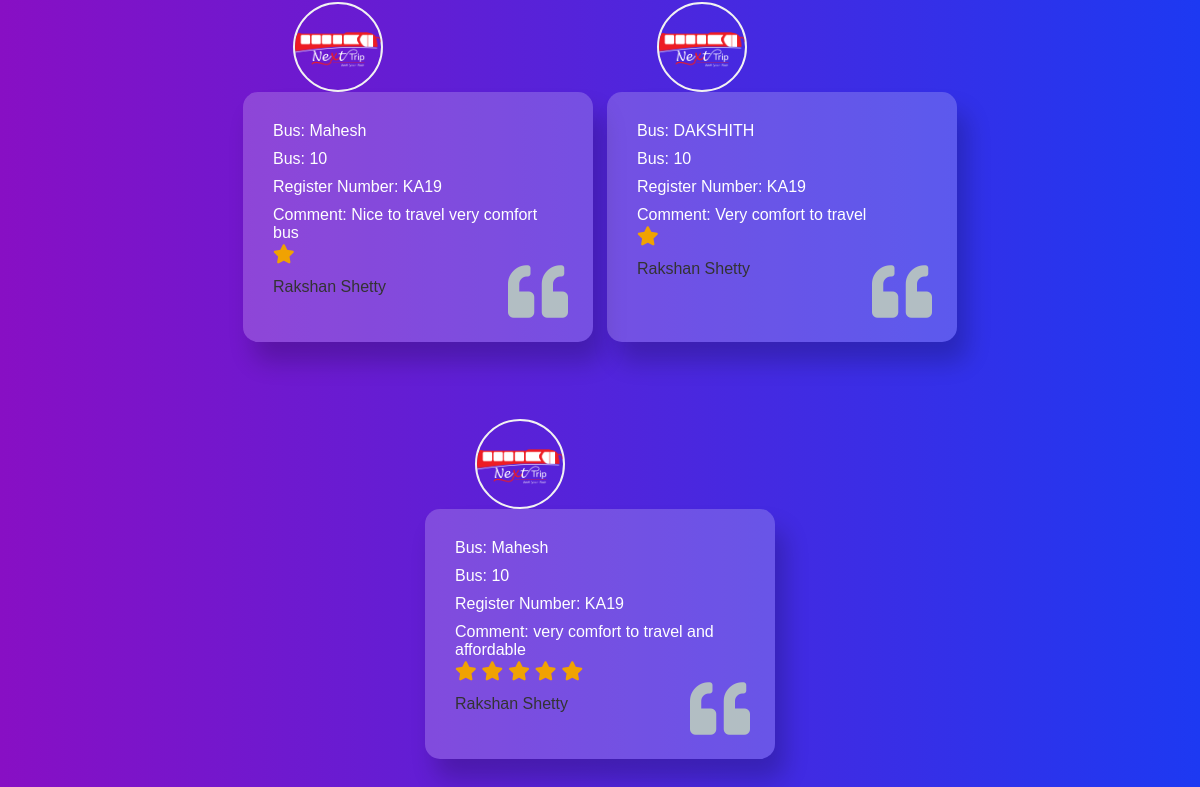
Page /reviews/all/ (lower part) on the earlier database version.
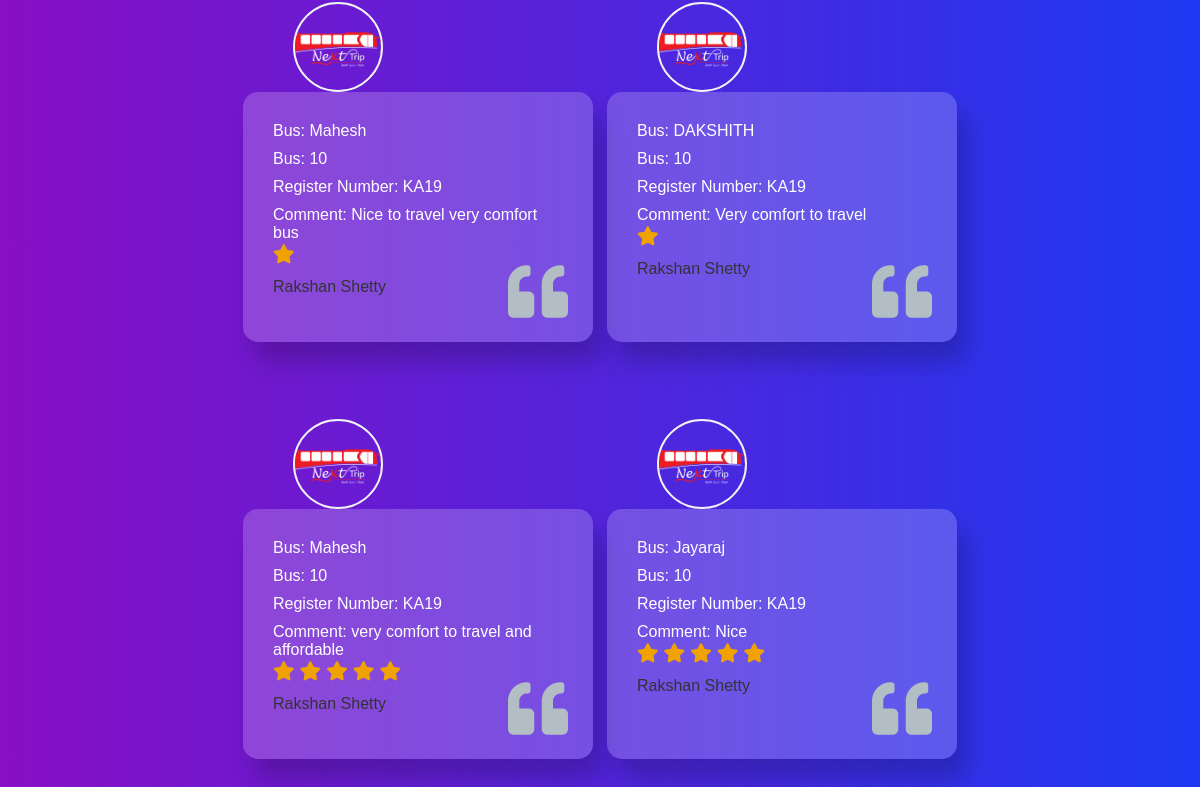
Same page on the later database version.
### reviews/models.py (models this page shows, shortened)
class Review(models.Model):
    bus = models.ForeignKey(Bus, on_delete=models.CASCADE)
    user = models.ForeignKey(User, on_delete=models.CASCADE)
    rating = models.IntegerField()  # Rating out of 5
    comment = models.TextField(blank=True)
    created_at = models.DateTimeField(auto_now_add=True)

### nextbus/models.py (models this page shows)
class Bus(models.Model):
    number = models.CharField(max_length=20)
    name = models.CharField(max_length=100)
    reg_number = models.CharField(max_length=20)
    capacity = models.IntegerField()
    def __str__(self):
        return self.name

### reviews/views.py (the view)
# urls.py: path('all/', views.all_reviews, name='all_reviews'),
def all_reviews(request):
    reviews = Review.objects.all()
    buses = Bus.objects.all()  # Or use a more specific query to get the required bus details
    bus_details = [{'number': bus.number, 'reg_number': bus.reg_number} for bus in buses]
    return render(request, 'reviews/all_reviews.html', {'reviews': reviews, 'bus_details': bus_details})

### reviews/templates/reviews/all_reviews.html (shortened to what this page needs)
 {% load static %}
<!DOCTYPE html>
<html lang="en">
<head>
  <link rel="stylesheet" href="https://cdnjs.cloudflare.com/ajax/libs/font-awesome/4.7.0/css/font-awesome.min.css">
  <link rel="stylesheet" href="https://cdnjs.cloudflare.com/ajax/libs/font-awesome/5.15.4/css/all.min.css">
</head>
<body>
  <div class="wrapper">
    <div class="cards">
      {% for review in reviews %}
      <div class="card">
        <img src="{% static 'loginpage/Next Trip white.png' %}" alt="bus img">
          <p>Bus: {{ review.bus }}</p>
          <p>Bus: {{ bus_details.0.number }}
          <p>Register Number: {{ bus_details.0.reg_number }}</p>
        <p class="comment">Comment: {{ review.comment }}</p>
        <div class="rating">
          {% for _ in "x"|rjust:review.rating %}
          <i class="fas fa-star" id="star"></i>
          {% endfor %}
        </div>
        <h4>{{ review.user }}</h4>
        <i class="fa fa-quote-left" id="quote"></i>
      </div>
      {% empty %}
      <p>No reviews found for this bus.</p>
      {% endfor %}
    </div>
  </div>
</body>
</html>

Differences in the rows shown:
added Review: bus "Jayaraj", {{ bus_details.0.number }} "10", {{ bus_details.0.reg_number }} "KA19", comment "Nice", rating 5 (drawn), user "Rakshan Shetty"
